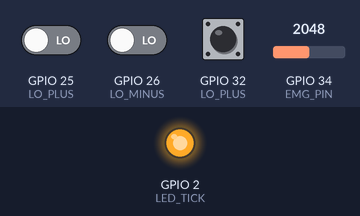
Bench run of a program on a simulated ESP32. Parts: output pins drawn as LEDs (lit = HIGH). The inputs (shaded band) are chosen by the test bench; at power-on: GPIO 25 (LO_PLUS) LOW, GPIO 26 (LO_MINUS) LOW, GPIO 32 (LO_PLUS) HIGH, GPIO 34 (EMG_PIN) = 2048 (analog values on the 0–4095 scale). WiFi joins after 1.5 s; servers stay silent unless stated; random numbers use the default seed unless the program sets one; no MQTT or app messages arrive unless stated; what the program prints to the serial monitor is not drawn.

Above: at 0.1 s.
Timing chart, 0 to 1.6 s (numbered marks = the images above):
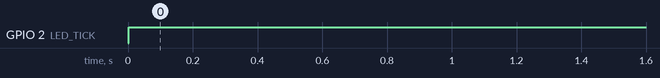

The program:

main.cpp
```cpp
#include <Arduino.h>
#include <WiFi.h>
#include <PubSubClient.h>
#include "emg.h"
#include "ppg.h" // Pastikan ppg.h juga menggunakan pola BATCH_SIZE & snprintf
#include "ecg.h" // Pastikan ecg.h juga menggunakan pola BATCH_SIZE & snprintf

const char* ssid     = "reyhandhata";
const char* password = "ffffffff";
const char* mqtt_server = "172.20.10.4";
const char* mqtt_topic  = "sensor/biosignal";

WiFiClient espClient;
PubSubClient mqtt(espClient);

void reconnectMQTT() {
    while (!mqtt.connected()) {
        Serial.println("🔄 Menghubungkan MQTT...");
        String clientId = "ESP32_Bio_" + String(random(0xffff), HEX);
        if (mqtt.connect(clientId.c_str())) {
            Serial.println("✅ Terhubung!");
        } else {
            vTaskDelay(2000 / portTICK_PERIOD_MS);
        }
    }
}

void wifiTask(void *pv) {
    WiFi.begin(ssid, password);
    while (WiFi.status() != WL_CONNECTED) vTaskDelay(500 / portTICK_PERIOD_MS);

    mqtt.setServer(mqtt_server, 1883);
    mqtt.setBufferSize(2000);

    TickType_t xLastWakeTime = xTaskGetTickCount();
    const TickType_t xFrequency = 20 / portTICK_PERIOD_MS; // Pengiriman Fixed 50Hz

    while (true) {
        if (!mqtt.connected()) reconnectMQTT();
        mqtt.loop();

        char loc_emg[450] = {0};
        char loc_ppg[250] = {0};
        char loc_ecg[200] = {0};
        char loc_final[1500] = {0};

        // Ambil snapshot data terbaru dari semua sensor
        emg_getPayload(loc_emg);
        ppg_getPayload(loc_ppg);
        ecg_getPayload(loc_ecg);

        snprintf(loc_final, sizeof(loc_final), "{%s,%s,%s}", loc_emg, loc_ppg, loc_ecg);

        if (mqtt.connected()) {
            mqtt.publish(mqtt_topic, loc_final);
        }

        // Reset flags (opsional dalam mode circular, tapi baik untuk tracking)
        emg_dataReady = false;

        // Jamin interval pengiriman stabil (Mencegah Garis Diagonal)
        vTaskDelayUntil(&xLastWakeTime, xFrequency);
    }
}

void emgTask(void *pv) {
    emg_init();
    TickType_t xLastWakeTime = xTaskGetTickCount();
    while (true) {
        emg_sample(); // 1000Hz
        vTaskDelayUntil(&xLastWakeTime, 1 / portTICK_PERIOD_MS);
    }
}

void ecgTask(void *pv) {
    ecg_init();
    TickType_t xLastWakeTime = xTaskGetTickCount();
    while (true) {
        ecg_sample(); // 500Hz
        vTaskDelayUntil(&xLastWakeTime, 2 / portTICK_PERIOD_MS);
    }
}

void ppgTask(void *pv) {
    ppg_init();
    TickType_t xLastWakeTime = xTaskGetTickCount();
    while (true) {
        ppg_sample(); // 50Hz (Sekarang tepat 20ms per data)
        vTaskDelayUntil(&xLastWakeTime, 20 / portTICK_PERIOD_MS);
    }
}

void setup() {
    Serial.begin(115200);

    // Core 1: Khusus High Speed Sampling
    xTaskCreatePinnedToCore(emgTask, "EMG", 4096, NULL, 3, NULL, 1);
    xTaskCreatePinnedToCore(ecgTask, "ECG", 4096, NULL, 3, NULL, 1);
    xTaskCreatePinnedToCore(ppgTask, "PPG", 4096, NULL, 2, NULL, 1);

    // Core 0: Khusus WiFi/Network (Agar tidak mengganggu sampling)
    xTaskCreatePinnedToCore(wifiTask, "WiFi", 10000, NULL, 1, NULL, 0);
}

void loop() { vTaskDelete(NULL); }
```

ecg.cpp
```cpp
#include "ecg.h"
#include <Arduino.h>

// ================= PIN =================
#define ECG_PIN   35
#define LO_PLUS   32
#define LO_MINUS  33
#define LED_TICK  LED_BUILTIN

#define THRESHOLD 2400

// ================= FILTER COEFF =================

// ===== NOTCH 50 Hz =====
float x_n_1 = 0, x_n_2 = 0;
float y_n_1 = 0, y_n_2 = 0;
const float b0 = 0.9391, b1 = -1.5195, b2 = 0.9391;
const float a1 = -1.5195, a2 = 0.8781;

// ===== HIGH PASS 0.5 Hz =====
float x_h_1 = 0, y_h_1 = 0;
const float a_hp = 0.9937;

// ===== LOW PASS ~100 Hz =====
float y_l_1 = 0;
const float a_lp = 0.6;

// ================= BPM =================
float BPM = 0;
int mavBPM = 0;
unsigned long lastBeatTime = 0;
int flagBPM = 0;

#define N_DATA 5
float bpm_buffer[N_DATA];
int idx = 0;

// ================= GLOBAL OUTPUT =================
volatile int ecg_raw_global = 0;
volatile float ecg_filtered_global = 0;
volatile int bpm_global = 0;
volatile int leadOff_global = 0;

static unsigned long previousMicros = 0;
static unsigned long t0;

// ================= FILTER PIPELINE =================
float apply_filters(float input) {

    // ===== NOTCH 50 Hz =====
    float notch_out =
        b0 * input +
        b1 * x_n_1 +
        b2 * x_n_2 -
        a1 * y_n_1 -
        a2 * y_n_2;

    x_n_2 = x_n_1;
    x_n_1 = input;
    y_n_2 = y_n_1;
    y_n_1 = notch_out;

    // ===== HIGH PASS 0.5 Hz =====
    float hp_out = a_hp * (y_h_1 + notch_out - x_h_1);
    x_h_1 = notch_out;
    y_h_1 = hp_out;

    // ===== LOW PASS ~100 Hz =====
    float lp_out = a_lp * hp_out + (1.0 - a_lp) * y_l_1;
    y_l_1 = lp_out;

    return lp_out;
}

// ================= MOVING AVG BPM =================
float moving_average(float in) {
    float sum = 0;
    bpm_buffer[idx] = in;

    for (int i = 0; i < N_DATA; i++) sum += bpm_buffer[i];

    idx = (idx + 1) % N_DATA;
    return sum / N_DATA;
}

// ================= INIT =================
void ecg_init() {
    analogReadResolution(12);

    pinMode(LO_PLUS, INPUT_PULLUP);
    pinMode(LO_MINUS, INPUT_PULLUP);
    pinMode(LED_TICK, OUTPUT);

    for (int i = 0; i < N_DATA; i++) bpm_buffer[i] = 0;

    x_n_1 = x_n_2 = 0;
    y_n_1 = y_n_2 = 0;
    x_h_1 = y_h_1 = 0;
    y_l_1 = 0;

    t0 = millis();

    Serial.println("✅ ECG READY (0.5–100Hz BANDPASS + 50Hz NOTCH)");
}

// ================= SAMPLE =================
void ecg_sample() {

    unsigned long now = micros();
    if (now - previousMicros < 2000) return; // 500 Hz sampling
    previousMicros = now;

    bool leadOff = digitalRead(LO_PLUS) || digitalRead(LO_MINUS);
    leadOff_global = leadOff;

    if (leadOff) {
        ecg_raw_global = 0;
        bpm_global = 0;
        digitalWrite(LED_TICK, HIGH);
        return;
    }

    // ===== RAW SIGNAL =====
    int raw_val = analogRead(ECG_PIN);
    ecg_raw_global = raw_val;

    // ===== FILTERED SIGNAL =====
    float filtered = apply_filters((float)raw_val);
    ecg_filtered_global = filtered;

    // ===== BPM DETECTION =====
    if (filtered > THRESHOLD && flagBPM == 0) {

        unsigned long duration = millis() - lastBeatTime;

        if (duration > 500) {
            BPM = 60000.0 / duration;
            mavBPM = (int)moving_average(BPM);
            bpm_global = mavBPM;
            lastBeatTime = millis();
            digitalWrite(LED_TICK, HIGH);
        }

        flagBPM = 1;
    }
    else if (filtered < (THRESHOLD - 150)) {
        flagBPM = 0;
        digitalWrite(LED_TICK, LOW);
    }
}

// ================= MQTT PAYLOAD =================
void ecg_getPayload(char* payload) {
    snprintf(payload, 200,
        "\"ecg_raw\":%d,"
        "\"ecg_filtered\":%.2f,"
        "\"bpm\":%d,"
        "\"leadOff\":%d,"
        "\"ecg_ts\":%lu",
        ecg_raw_global,
        ecg_filtered_global,
        bpm_global,
        leadOff_global,
        millis() - t0
    );
}
```

ecg.h
```cpp
#ifndef ECG_H
#define ECG_H

#include <Arduino.h>

// Deklarasi fungsi utama
void ecg_init();
void ecg_sample();
void ecg_getPayload(char* buffer);

// Opsional: Jika Anda ingin mengakses nilai ECG/BPM di file main.cpp,
// tambahkan keyword 'extern' agar compiler tahu variabel ini ada di ecg.cpp
extern volatile int ecg_raw_global;
extern volatile int bpm_global;
extern volatile int leadOff_global;

#endif
```

emg.cpp
```cpp
#include "emg.h"
#include "filters.h"
#include <Arduino.h>

#define EMG_PIN   34
#define LO_PLUS   25
#define LO_MINUS  26

// ============================
// LOCAL NOTCH CLASS (Bypass filters.h)
// ============================
class CustomNotch {
    float b0, b1, b2, a0, a1, a2;
    float x1, x2, y1, y2;
public:
    CustomNotch(float f_notch, float bw, float f_s) {
        float wo = 2.0 * PI * f_notch / f_s;
        float alpha = sin(2.0 * PI * bw / f_s) / 2.0;
        b0 = 1.0;
        b1 = -2.0 * cos(wo);
        b2 = 1.0;
        a0 = 1.0 + alpha;
        a1 = -2.0 * cos(wo);
        a2 = 1.0 - alpha;
        x1 = x2 = y1 = y2 = 0;
    }
    float process(float x) {
        float y = (b0/a0)*x + (b1/a0)*x1 + (b2/a0)*x2 - (a1/a0)*y1 - (a2/a0)*y2;
        x2 = x1; x1 = x; y2 = y1; y1 = y;
        return y;
    }
};

// ============================
// PARAMETER & INSTANCE
// ============================
const float kFs = 1000.0;
CustomNotch notch_emg(50.0, 2.0, kFs); // Notch 50Hz
HighPassFilter hp_emg(20.0, kFs);      // Pakai yang ada di filters.h
LowPassFilter lp_emg(450.0, kFs);      // Pakai yang ada di filters.h

// Moving Average Params
#define MA_WINDOW_SIZE 50
float ma_buffer[MA_WINDOW_SIZE];
int ma_idx = 0;
float ma_sum = 0;

static unsigned long t0;
volatile int emg_buffer[EMG_BATCH_SIZE];
volatile int emg_idx = 0;
volatile bool emg_dataReady = false;

// ============================
// INIT
// ============================
void emg_init() {
    analogReadResolution(12);
    pinMode(LO_PLUS, INPUT);
    pinMode(LO_MINUS, INPUT);
    t0 = millis();

    for(int i = 0; i < EMG_BATCH_SIZE; i++) emg_buffer[i] = 0;
    for(int i = 0; i < MA_WINDOW_SIZE; i++) ma_buffer[i] = 0;
    ma_sum = 0;
}

// ============================
// SAMPLING + PROCESSING
// ============================
void emg_sample() {
    int val = 0;

    if (digitalRead(LO_PLUS) || digitalRead(LO_MINUS)) {
        val = 0;
    } else {
        float raw = (float)analogRead(EMG_PIN);

        // 1. Notch (Custom Class di atas)
        float nt = notch_emg.process(raw);

        // 2. Bandpass (Class dari filters.h)
        float hp = hp_emg.process(nt);
        float bp = lp_emg.process(hp);

        // 3. Rectify
        float rectified = abs(bp);

        // 4. Moving Average (Envelope)
        ma_sum -= ma_buffer[ma_idx];
        ma_buffer[ma_idx] = rectified;
        ma_sum += rectified;
        ma_idx = (ma_idx + 1) % MA_WINDOW_SIZE;

        val = (int)(ma_sum / MA_WINDOW_SIZE);
    }

    emg_buffer[emg_idx] = val;
    emg_idx = (emg_idx + 1) % EMG_BATCH_SIZE;
    if (emg_idx == 0) emg_dataReady = true;
}

// ============================
// PAYLOAD
// ============================
void emg_getPayload(char* payload) {
    int pos = sprintf(payload, "\"emg_raw\":[");
    for (int i = 0; i < EMG_BATCH_SIZE; i++) {
        int read_idx = (emg_idx + i) % EMG_BATCH_SIZE;
        pos += sprintf(payload + pos, "%d%s", emg_buffer[read_idx], (i < EMG_BATCH_SIZE - 1 ? "," : ""));
    }
    sprintf(payload + pos, "],\"emg_ts\":%lu", millis() - t0);
}
```

emg.h
```cpp
#ifndef EMG_H
#define EMG_H

#include <Arduino.h>

#define EMG_BATCH_SIZE 20 // 20ms sampling (1ms/data) = 20 data

// Deklarasi fungsi
void emg_init();
void emg_sample();
void emg_getPayload(char* payload);

// Flags untuk sinkronisasi paralel
extern volatile bool emg_dataReady;

#endif
```

filters.h
```cpp
#ifndef FILTERS_H
#define FILTERS_H

/**
 * @brief Statistic block for min/nax/avg
 */
class MinMaxAvgStatistic {
 float min_;
 float max_;
 float sum_;
 int count_;
public:
 /**
  * @brief Initialize the Statistic block
  */
 MinMaxAvgStatistic() :
  min_(NAN),
  max_(NAN),
  sum_(0),
  count_(0){}

 /**
  * @brief Add value to the statistic
  */
 void process(float value) {
  min_ = isnan(min_) ? value : min(min_, value);
  max_ = isnan(max_) ? value : max(max_, value);
  sum_ += value;
  count_++;
 }

 /**
  * @brief Resets the stored values
  */
 void reset() {
  min_ = NAN;
  max_ = NAN;
  sum_ = 0;
  count_ = 0;
 }

 /**
  * @brief Get Minimum
  * @return Minimum Value
  */
 float minimum() const {
  return min_;
 }

 /**
  * @brief Get Maximum
  * @return Maximum Value
  */
 float maximum() const {
  return max_;
 }

 /**
  * @brief Get Average
  * @return Average Value
  */
 float average() const {
  return sum_/count_;
 }
};

/**
 * @brief High Pass Filter
 */
class HighPassFilter {
 const float kX;
 const float kA0;
 const float kA1;
 const float kB1;
 float last_filter_value_;
 float last_raw_value_;
public:
 /**
  * @brief Initialize the High Pass Filter
  * @param samples Number of samples until decay to 36.8 %
  * @remark Sample number is an RC time-constant equivalent
  */
 HighPassFilter(float samples) :
  kX(exp(-1/samples)),
  kA0((1+kX)/2),
  kA1(-kA0),
  kB1(kX),
  last_filter_value_(NAN),
  last_raw_value_(NAN){}

 /**
  * @brief Initialize the High Pass Filter
  * @param cutoff Cutoff frequency
  * @pram sampling_frequency Sampling frequency
  */
 HighPassFilter(float cutoff, float sampling_frequency) :
  HighPassFilter(sampling_frequency/(cutoff*2*PI)){}

 /**
  * @brief Applies the high pass filter
  */
 float process(float value) {
  if(isnan(last_filter_value_) || isnan(last_raw_value_)) {
   last_filter_value_ = 0.0;
  }
  else {
   last_filter_value_ =
    kA0 * value
    + kA1 * last_raw_value_
    + kB1 * last_filter_value_;
  }

  last_raw_value_ = value;
  return last_filter_value_;
 }

 /**
  * @brief Resets the stored values
  */
 void reset() {
  last_raw_value_ = NAN;
  last_filter_value_ = NAN;
 }
};

/**
 * @brief Low Pass Filter
 */
class LowPassFilter {
 const float kX;
 const float kA0;
 const float kB1;
 float last_value_;
public:
 /**
  * @brief Initialize the Low Pass Filter
  * @param samples Number of samples until decay to 36.8 %
  * @remark Sample number is an RC time-constant equivalent
  */
 LowPassFilter(float samples) :
  kX(exp(-1/samples)),
  kA0(1-kX),
  kB1(kX),
  last_value_(NAN){}

 /**
  * @brief Initialize the Low Pass Filter
  * @param cutoff Cutoff frequency
  * @pram sampling_frequency Sampling frequency
  */
 LowPassFilter(float cutoff, float sampling_frequency) :
  LowPassFilter(sampling_frequency/(cutoff*2*PI)){}

 /**
  * @brief Applies the low pass filter
  */
 float process(float value) {
  if(isnan(last_value_)) {
   last_value_ = value;
  }
  else {
   last_value_ = kA0 * value + kB1 * last_value_;
  }
  return last_value_;
 }

 /**
  * @brief Resets the stored values
  */
 void reset() {
  last_value_ = NAN;
 }
};

/**
 * @brief Differentiator
 */
class Differentiator {
 const float kSamplingFrequency;
 float last_value_;
public:
 /**
  * @brief Initializes the differentiator
  */
 Differentiator(float sampling_frequency) :
  kSamplingFrequency(sampling_frequency),
  last_value_(NAN){}

 /**
  * @brief Applies the differentiator
  */
 float process(float value) {
   float diff = (value-last_value_)*kSamplingFrequency;
   last_value_ = value;
   return diff;
 }

 /**
  * @brief Resets the stored values
  */
 void reset() {
  last_value_ = NAN;
 }
};

/**
 * @brief MovingAverageFilter
 * @tparam buffer_size Number of samples to average over
 */
template<int kBufferSize> class MovingAverageFilter {
 int index_;
 int count_;
 float values_[kBufferSize];
public:
 /**
  * @brief Initalize moving average filter
  */
 MovingAverageFilter() :
  index_(0),
  count_(0){}

 /**
  * @brief Applies the moving average filter
  */
 float process(float value) {
   // Add value
   values_[index_] = value;

   // Increase index and count
   index_ = (index_ + 1) % kBufferSize;
   if(count_ < kBufferSize) {
    count_++;
   }

   // Calculate sum
   float sum = 0.0;
   for(int i = 0; i < count_; i++) {
     sum += values_[i];
   }

   // Calculate average
   return sum/count_;
 }

 /**
  * @brief Resets the stored values
  */
 void reset() {
  index_ = 0;
  count_ = 0;
 }

 /**
  * @brief Get number of samples
  * @return Number of stored samples
  */
 int count() const {
  return count_;
 }
};

#endif // FILTERS_H
```

ppg.h
```cpp
#ifndef PPG_H
#define PPG_H

#include <Arduino.h>

// Deklarasi fungsi
bool ppg_init();
void ppg_sample();
void ppg_getPayload(char* payload);

// Variabel global agar bisa dipantau dari main jika perlu
extern float red_raw_global;
extern float ir_raw_global;
extern float red_final_global;
extern float ir_final_global;

#endif
```

Measured:
- by itself, GPIO 2 (LED_TICK): LOW → HIGH at 0.00 s
